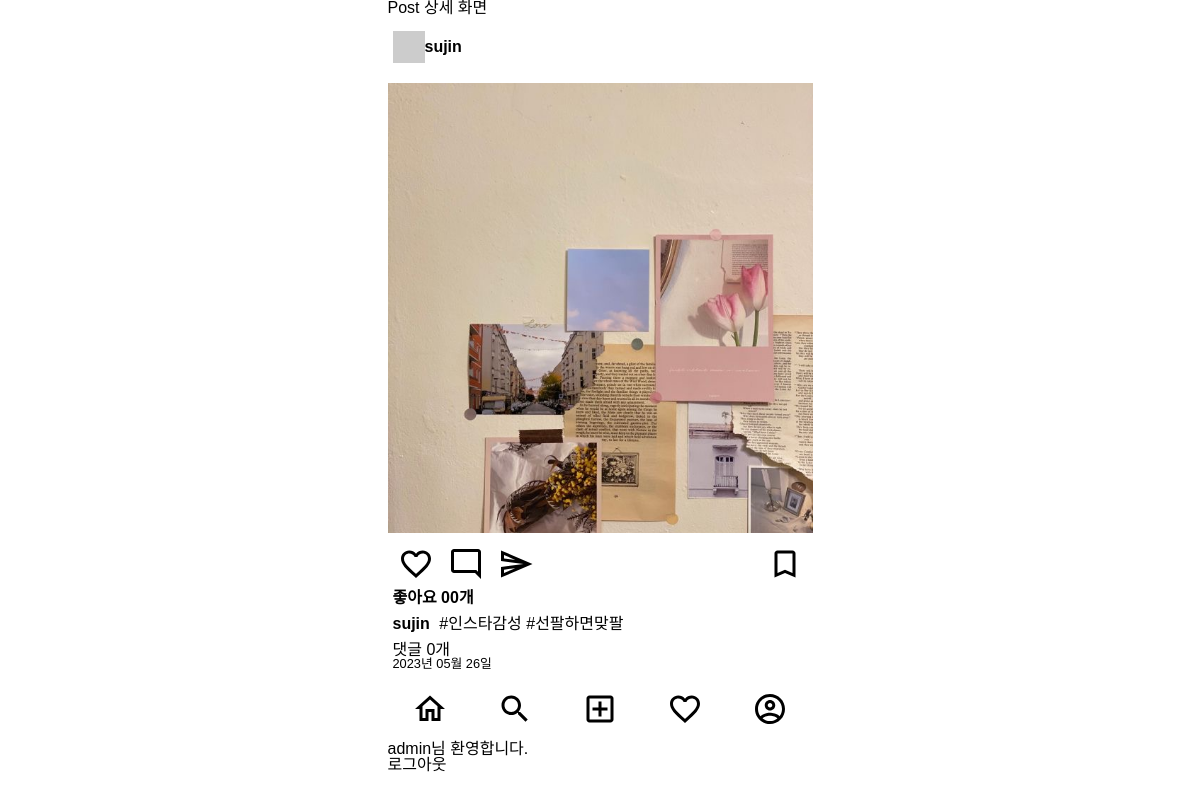
The page /posts/4/ (signed in) on the database its author committed.
### posts/models.py (models this page shows)
class Post(models.Model):
    image = models.ImageField(verbose_name='이미지', null=True, blank=True)
    content = models.TextField(verbose_name='내용')
    created_at = models.DateTimeField(verbose_name='작성일', auto_now_add=True)
    view_count = models.IntegerField(verbose_name='조회수', default=0)
    writer = models.ForeignKey(to=User, on_delete=models.CASCADE, null=True, blank=True)

### users/models.py (models this page shows)
class User(AbstractUser): # AbstractUser 상속
    phone = models.CharField(verbose_name='전화번호', max_length=11)
    objects = UserManager()

### posts/views.py (the view)
# urls.py: path('<int:id>/', post_detail_view, name='post-detail'),
def post_detail_view(request, id):
    if request.user.is_authenticated:
        try:
            post = Post.objects.get(id=id)
        except Post.DoesNotExist:
            return redirect('index')
    else:
        return redirect('/accounts/login')
    context = {
        'post': post,
        'form': PostDetailForm(),
    }
    return render(request, 'posts/post_detail.html', context)

### templates/posts/post_detail.html (shortened to what this page needs)
{% extends 'base.html' %}
{% block content %}
<h1>Post 상세 화면</h1>
{% include 'mixin/posts/post_card.html' with detail=True %}
{% endblock %}

### templates/base.html (shortened to what this page needs)
{% load static %}
<!DOCTYPE html>
<html lang="ko">
<head>
    <link rel="stylesheet" href="{% static 'css/reset.css' %}">
    <link rel="stylesheet" href="{% static 'css/index.css' %}">
</head>
<body class="container">
    <div>
    {% block content %}
    {% endblock %}
    </div>
    <div>
        <nav>
            <ul class="bottom-menu-group">
                <li>
                    <a href="{% url 'index' %}">
                        <img src="{% static 'icons/home_outlined_black_36dp.svg'%}" alt="홈">
                    </a>
                </li>
                <li>
                    <img src="{% static 'icons/search_outlined_black_36dp.svg' %}" alt="검색">
                </li>
                <li>
                    <a href="{% url 'posts:post-create' %}">
                        <img src="{% static 'icons/add_box_outlined_black_36dp.svg' %}" alt="글쓰기">
                    </a>
                </li>
                <li>
                    <img src="{% static 'icons/favorite_outlined_black_36dp.svg' %}" alt="좋아요">
                </li>
                <li>
                    <img src="{% static 'icons/account_circle_outlined_black_36dp.svg' %}" alt="프로필">
                </li>
            </ul>
        </nav>
    </div>
    {% if request.user.is_authenticated %}
        <div>
            {{ user.username }}님 환영합니다.
        </div>
        <a href="{% url 'accounts:logout' %}">로그아웃</a>
    {% else %}
    <a href="{% url 'accounts:login' %}">로그인</a>
    <a href="{% url 'accounts:signup' %}">회원가입</a>
    {% endif %}
</body>
</html>

### templates/mixin/posts/post_card.html (shortened to what this page needs)
{% load static %}
<div class="card">
    <div class="card__header">
        <img src="http://via.placeholder.com/32x32" alt="프로필이미지">
        <a href="#">
            <span class="card__user-name">{{ post.writer }}</span>
        </a>
    </div>
    <div class="card__body">
        <div>
            {% if post.image %}
                <img class="card__image" src="{{ post.image.url }}" alt="">
            {% else %}
                <img class="card__image" src="http://via.placeholder.com/600x600" alt="">
            {% endif %}
        </div>
        <div class="card__btn-group">
            <div>
                <img class="card__btn" src="{% static 'icons/favorite_outlined_black_36dp.svg' %}" alt="좋아요"/>
                <img class="card__btn" src="{% static 'icons/mode_comment_outlined_black_36dp.svg' %}" alt="댓글"/>
                <img class="card__btn" src="{% static 'icons/send_outlined_black_36dp.svg' %}" alt="공유하기"/>
            </div>
            <div>
                <img class="card__btn" src="{% static 'icons/bookmark_outlined_black_36dp.svg' %}" alt="북마크"/>
            </div>
        </div>
        <div class="card_content">
            <span class="card__like-num">좋아요 00개</span>
            <div class="card__main-text">
                <p><span class="card__user-name">{{ post.writer }}</span>
                    {% if not detail %}
                        {{ post.content|truncatechars:35 }}
                    {% else %}
                        {{ post.content }}
                    {% endif %}
                    </p>
            </div>
            <div>
                <p>댓글 {{ post.comment_set.all.count }}개
                </p>
                <p class="card__created-at">{{ post.created_at|date:"Y년 m월 d일" }}</p>
            </div>
        </div>
    </div>
</div>

### static/css/index.css (style rules this page uses)
.container { display: flex; flex-direction: column; max-width: 425px; }
body { font-family: 'Noto Sans KR', sans-serif; margin: 0 auto 60px auto; }
.bottom-menu-group { display: flex; height: 60px; align-items: center; justify-content: space-around; background-color: #FFFFFF; }
.card__header { display: flex; align-items: center; margin: 15px 0; padding: 0 5px; }
.card__user-name { font-weight: bold; margin: 0 5px 0 0; }
.card__body { margin: 10px 0; }
.card__image { height: 450px; width: 100%; margin: 5px 0; object-fit: cover; }
.card__btn-group { display: flex; justify-content: space-between; margin: 5px 0; padding: 0 5px; }
.card__btn { margin: 0 5px; }
.card_content { display: flex; flex-direction: column; padding: 0 5px; }
.card__like-num { font-weight: bold; }
.card__main-text { margin: 10px 0; }
.card__created-at { font-weight: lighter; font-size: 0.8rem; }

### rows shown on the page
Post: writer "sujin", image (picture), content "#인스타감성 #선팔하면맞팔", comment_set.all.count "0", created_at "2023년 05월 26일"
User: username "admin"
